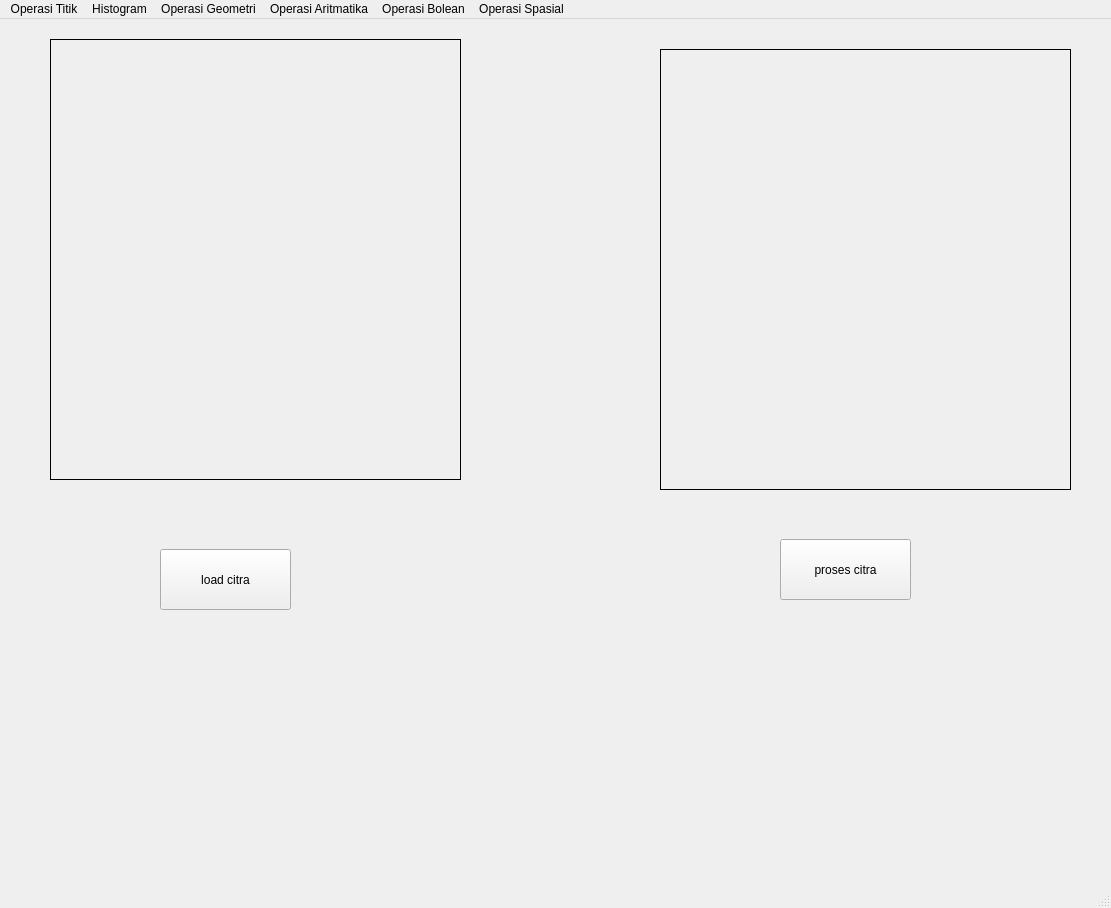
<?xml version="1.0" encoding="UTF-8"?>
<ui version="4.0">
 <class>MainWindow</class>
 <widget class="QMainWindow" name="MainWindow">
  <property name="geometry">
   <rect>
    <x>0</x>
    <y>0</y>
    <width>1111</width>
    <height>908</height>
   </rect>
  </property>
  <property name="windowTitle">
   <string>MainWindow</string>
  </property>
  <widget class="QWidget" name="centralwidget">
   <widget class="QPushButton" name="button_loadcitra">
    <property name="geometry">
     <rect>
      <x>160</x>
      <y>530</y>
      <width>131</width>
      <height>61</height>
     </rect>
    </property>
    <property name="text">
     <string>load citra</string>
    </property>
   </widget>
   <widget class="QLabel" name="label">
    <property name="geometry">
     <rect>
      <x>50</x>
      <y>20</y>
      <width>411</width>
      <height>441</height>
     </rect>
    </property>
    <property name="frameShape">
     <enum>QFrame::Box</enum>
    </property>
    <property name="text">
     <string/>
    </property>
   </widget>
   <widget class="QLabel" name="label_2">
    <property name="geometry">
     <rect>
      <x>660</x>
      <y>30</y>
      <width>411</width>
      <height>441</height>
     </rect>
    </property>
    <property name="frameShape">
     <enum>QFrame::Box</enum>
    </property>
    <property name="text">
     <string/>
    </property>
   </widget>
   <widget class="QPushButton" name="button_prosescitra">
    <property name="geometry">
     <rect>
      <x>780</x>
      <y>520</y>
      <width>131</width>
      <height>61</height>
     </rect>
    </property>
    <property name="text">
     <string>proses citra</string>
    </property>
   </widget>
  </widget>
  <widget class="QMenuBar" name="menubar">
   <property name="geometry">
    <rect>
     <x>0</x>
     <y>0</y>
     <width>1111</width>
     <height>26</height>
    </rect>
   </property>
   <widget class="QMenu" name="menuOperasi_titik">
    <property name="title">
     <string>Operasi Titik</string>
    </property>
    <addaction name="actionOperasi_Pencerahan"/>
    <addaction name="actionSimple_Contrast"/>
    <addaction name="actionContrast_Streching"/>
    <addaction name="actionnegative"/>
    <addaction name="actionoperasi_biner"/>
   </widget>
   <widget class="QMenu" name="menuHistogram">
    <property name="title">
     <string>Histogram</string>
    </property>
    <addaction name="actionhistogram_Grayscale"/>
    <addaction name="actionHistogram_RGB"/>
    <addaction name="actionHistogram_Equalization"/>
   </widget>
   <widget class="QMenu" name="menuOperasi_Geometri">
    <property name="title">
     <string>Operasi Geometri</string>
    </property>
    <widget class="QMenu" name="menuRotasi">
     <property name="title">
      <string>Rotasi</string>
     </property>
     <addaction name="action90_derajat"/>
     <addaction name="action_90_derajat"/>
     <addaction name="action_45_derajat"/>
     <addaction name="action45_derajat"/>
     <addaction name="action180_derajat"/>
    </widget>
    <widget class="QMenu" name="menuResize">
     <property name="title">
      <string>Resize</string>
     </property>
     <widget class="QMenu" name="menuZoom_in">
      <property name="title">
       <string>Zoom in</string>
      </property>
      <addaction name="action2x"/>
      <addaction name="action3x"/>
      <addaction name="action4x"/>
     </widget>
     <widget class="QMenu" name="menuZoom_Out">
      <property name="title">
       <string>Zoom Out</string>
      </property>
      <addaction name="action1_2"/>
      <addaction name="action1_4"/>
      <addaction name="action3_4"/>
     </widget>
     <widget class="QMenu" name="menuDimensi">
      <property name="title">
       <string>Dimensi</string>
      </property>
      <addaction name="action900x400"/>
     </widget>
     <addaction name="menuZoom_in"/>
     <addaction name="menuZoom_Out"/>
     <addaction name="menuDimensi"/>
    </widget>
    <addaction name="actionTranslasi"/>
    <addaction name="menuRotasi"/>
    <addaction name="menuResize"/>
    <addaction name="actionCrop"/>
   </widget>
   <widget class="QMenu" name="menuOperasi_Aritmatika">
    <property name="title">
     <string>Operasi Aritmatika</string>
    </property>
    <addaction name="actionTambah_Dan_Kurang"/>
    <addaction name="actionKali_dan_Bagi"/>
   </widget>
   <widget class="QMenu" name="menuOperasi_Bolean">
    <property name="title">
     <string>Operasi Bolean</string>
    </property>
    <addaction name="actionOperasi_AND"/>
   </widget>
   <widget class="QMenu" name="menuOperasi_Spasial">
    <property name="title">
     <string>Operasi Spasial</string>
    </property>
    <widget class="QMenu" name="menuKonvolusi">
     <property name="title">
      <string>Konvolusi</string>
     </property>
     <addaction name="actionKonvolusi_A"/>
     <addaction name="actionKonvolusi_B"/>
    </widget>
    <widget class="QMenu" name="menuMean_Filter">
     <property name="title">
      <string>Mean Filter</string>
     </property>
     <addaction name="actionKernel_1_4"/>
     <addaction name="actionKernel_1_9"/>
    </widget>
    <widget class="QMenu" name="menuSharping_Filter">
     <property name="title">
      <string>Sharping Filter</string>
     </property>
     <addaction name="actionke_i"/>
     <addaction name="actionke_ii"/>
     <addaction name="actionke_iii"/>
     <addaction name="actionke_iv"/>
     <addaction name="actionke_v"/>
     <addaction name="actionke_vi"/>
     <addaction name="actionLaplace"/>
    </widget>
    <addaction name="menuKonvolusi"/>
    <addaction name="menuMean_Filter"/>
    <addaction name="actionGaussian_Filter"/>
    <addaction name="menuSharping_Filter"/>
    <addaction name="actionMedianFilter"/>
    <addaction name="actionMaxFilter"/>
    <addaction name="actionMinFilter"/>
   </widget>
   <addaction name="menuOperasi_titik"/>
   <addaction name="menuHistogram"/>
   <addaction name="menuOperasi_Geometri"/>
   <addaction name="menuOperasi_Aritmatika"/>
   <addaction name="menuOperasi_Bolean"/>
   <addaction name="menuOperasi_Spasial"/>
  </widget>
  <widget class="QStatusBar" name="statusbar"/>
  <action name="actionOperasi_Pencerahan">
   <property name="text">
    <string>Operasi Pencerahan</string>
   </property>
  </action>
  <action name="actionSimple_Contrast">
   <property name="text">
    <string>Simple Contrast</string>
   </property>
  </action>
  <action name="actionContrast_Streching">
   <property name="text">
    <string>Contrast Streching</string>
   </property>
  </action>
  <action name="actionNegative_Triggered">
   <property name="text">
    <string>Negative Triggered</string>
   </property>
  </action>
  <action name="actionnegative">
   <property name="text">
    <string>negative</string>
   </property>
  </action>
  <action name="actionoperasi_biner">
   <property name="text">
    <string>operasi biner</string>
   </property>
  </action>
  <action name="actionhistogram_Grayscale">
   <property name="text">
    <string>histogram Grayscale</string>
   </property>
  </action>
  <action name="actionHistogram_RGB">
   <property name="text">
    <string>Histogram RGB</string>
   </property>
  </action>
  <action name="actionHistogram_Equalization">
   <property name="text">
    <string>Histogram Equalization</string>
   </property>
  </action>
  <action name="actionTranslasi">
   <property name="text">
    <string>Translasi</string>
   </property>
  </action>
  <action name="action90_derajat">
   <property name="text">
    <string>90 derajat</string>
   </property>
  </action>
  <action name="action_90_derajat">
   <property name="text">
    <string>-90 derajat</string>
   </property>
  </action>
  <action name="action_45_derajat">
   <property name="text">
    <string>-45 derajat</string>
   </property>
  </action>
  <action name="action45_derajat">
   <property name="text">
    <string>45 derajat</string>
   </property>
  </action>
  <action name="action180">
   <property name="text">
    <string>180 derajat</string>
   </property>
  </action>
  <action name="action180_derajat">
   <property name="text">
    <string>180 derajat</string>
   </property>
  </action>
  <action name="actionRisize">
   <property name="text">
    <string>Risize</string>
   </property>
  </action>
  <action name="action2x">
   <property name="text">
    <string>2x</string>
   </property>
  </action>
  <action name="action3x">
   <property name="text">
    <string>3x</string>
   </property>
  </action>
  <action name="action4x">
   <property name="text">
    <string>4x</string>
   </property>
  </action>
  <action name="action1_2">
   <property name="text">
    <string>1/2</string>
   </property>
  </action>
  <action name="action1_4">
   <property name="text">
    <string>1/4</string>
   </property>
  </action>
  <action name="action3_4">
   <property name="text">
    <string>3/4</string>
   </property>
  </action>
  <action name="action900x400">
   <property name="text">
    <string>900x400</string>
   </property>
  </action>
  <action name="actionCrop">
   <property name="text">
    <string>Crop</string>
   </property>
  </action>
  <action name="actionTambah_Dan_Kurang">
   <property name="text">
    <string>Tambah Dan Kurang</string>
   </property>
  </action>
  <action name="actionOperasi_AND">
   <property name="text">
    <string>Operasi AND</string>
   </property>
  </action>
  <action name="actionKali_dan_Bagi">
   <property name="text">
    <string>Kali dan Bagi</string>
   </property>
  </action>
  <action name="actionKonvolusi_A">
   <property name="text">
    <string>Konvolusi A</string>
   </property>
  </action>
  <action name="actionKonvolusi_B">
   <property name="text">
    <string>Konvolusi B</string>
   </property>
  </action>
  <action name="actionKernel_1_4">
   <property name="text">
    <string>Kernel 1/4</string>
   </property>
  </action>
  <action name="actionKernel_1_9">
   <property name="text">
    <string>Kernel 1/9</string>
   </property>
  </action>
  <action name="actionGaussian_Filter">
   <property name="text">
    <string>Gaussian Filter</string>
   </property>
  </action>
  <action name="actionke_i">
   <property name="text">
    <string>ke i</string>
   </property>
  </action>
  <action name="actionke_ii">
   <property name="text">
    <string>ke ii</string>
   </property>
  </action>
  <action name="actionke_iii">
   <property name="text">
    <string>ke iii</string>
   </property>
  </action>
  <action name="actionke_iv">
   <property name="text">
    <string>ke iv</string>
   </property>
  </action>
  <action name="actionke_v">
   <property name="text">
    <string>ke v</string>
   </property>
  </action>
  <action name="actionke_vi">
   <property name="text">
    <string>ke vi</string>
   </property>
  </action>
  <action name="actionLaplace">
   <property name="text">
    <string>Laplace</string>
   </property>
  </action>
  <action name="actionMedianFilter">
   <property name="text">
    <string>MedianFilter</string>
   </property>
  </action>
  <action name="actionMaxFilter">
   <property name="text">
    <string>MaxFilter</string>
   </property>
  </action>
  <action name="actionMinFilter">
   <property name="text">
    <string>MinFilter</string>
   </property>
  </action>
 </widget>
 <resources/>
 <connections/>
</ui>
